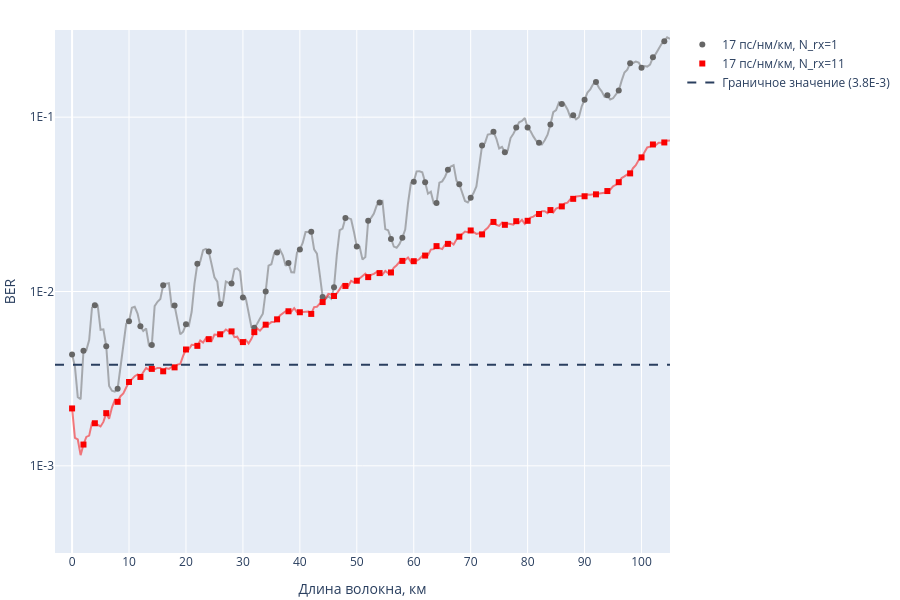

Notebook source saved alongside this figure:
### Code cell
figure = go.Figure(layout=go.Layout(
    xaxis={
        "title": "Длина волокна, км",
        "tickmode": "array",
        "tickvals": [0.0, 10.0, 20.0, 30.0, 40.0, 50.0, 60.0, 70.0, 80.0, 90.0, 100.0, 100.0, 110.0]
    },
    yaxis={
        "title": "BER",
        "type": "log",
        "tickmode": "array",
        "tickvals": [1e-7, 1e-6, 1e-5, 1e-4, 1e-3, 1e-2, 1e-1, 1.0],
        "ticktext": ["1E-7", "1E-6", "1E-5", "1E-4", "1E-3", "1E-2", "1E-1", "1E0"]
    }
))

markers = ["circle", "square", "diamond", "cross", "x"]
colors = ["#666", "rgb(250, 0, 0)", "rgb(20, 180, 20)", "rgb(70, 70, 230)", "rgb(250, 100, 0)"]

for color, marker, (name, ber_result) in zip(colors, markers, ber_results.items()):
    smoothed = tf.math.reduce_mean(tf.signal.frame(ber_result["ber"], 6, 1, pad_end=True, pad_value=ber_result["ber"][-1]), axis=-1)
    
    figure.add_trace(
        go.Scatter(
            x=ber_result["length"][::1],
            y=smoothed[::1],
            name=name,
            mode="lines",
            line={"color": color},
            opacity=0.5,
            showlegend=False
        )
    )

    figure.add_trace(
        go.Scatter(
            x=ber_result["length"][::4],
            y=smoothed[::4],
            name=name,
            mode="markers",
            marker=dict(size=6, symbol=marker),
            line={"color": color}
        )
    )

figure.add_hline(3.8e-3, line_dash="dash", name="Граничное значение (3.8E-3)", showlegend=True)
figure.update_layout(
    autosize=True,
    height=600,
    width=900,
    margin=dict(t=30, b=30, l=10, r=5),
    xaxis_range=[-3.0, 105.0],
    yaxis_range=[-3.5, -0.5]
)

figure.show()

### Figure 1 — Plotly figure (JSON) as saved in the notebook; plotly's stock layout.template omitted (floating-point values rounded to 4 significant figures; data arrays with more than 128 entries replaced by an {"elided": "..."} marker saying what was removed)
{"data": [{"line": {"color": "#666"}, "mode": "lines", "name": "17 пс/нм/км, N_rx=1", "opacity": 0.5, "showlegend": false, "type": "scatter", "x": {"elided": "211 float values"}, "y": {"elided": "211 float values"}}, {"line": {"color": "#666"}, "marker": {"size": 6, "symbol": "circle"}, "mode": "markers", "name": "17 пс/нм/км, N_rx=1", "type": "scatter", "x": [0, 2, 4, 6, 8, 10, 12, 14, 16, 18, 20, 22, 24, 26, 28, 30, 32, 34, 36, 38, 40, 42, 44, 46, 48, 50, 52, 54, 56, 58, 60, 62, 64, 66, 68, 70, 72, 74, 76, 78, 80, 82, 84, 86, 88, 90, 92, 94, 96, 98, 100, 102, 104], "y": [0.004358, 0.004571, 0.008346, 0.004854, 0.002768, 0.006753, 0.00631, 0.004928, 0.01087, 0.008303, 0.006483, 0.01441, 0.01695, 0.008473, 0.01112, 0.009226, 0.006197, 0.009993, 0.01676, 0.01458, 0.01742, 0.02203, 0.009312, 0.01059, 0.02644, 0.01809, 0.0255, 0.03234, 0.02001, 0.02036, 0.04257, 0.04239, 0.03224, 0.04991, 0.04125, 0.0345, 0.06868, 0.08247, 0.06284, 0.08729, 0.0871, 0.07126, 0.09086, 0.1191, 0.1026, 0.1258, 0.159, 0.1334, 0.142, 0.204, 0.1923, 0.2206, 0.2724]}, {"line": {"color": "rgb(250, 0, 0)"}, "mode": "lines", "name": "17 пс/нм/км, N_rx=11", "opacity": 0.5, "showlegend": false, "type": "scatter", "x": {"elided": "211 float values"}, "y": {"elided": "211 float values"}}, {"line": {"color": "rgb(250, 0, 0)"}, "marker": {"size": 6, "symbol": "square"}, "mode": "markers", "name": "17 пс/нм/км, N_rx=11", "type": "scatter", "x": [0, 2, 4, 6, 8, 10, 12, 14, 16, 18, 20, 22, 24, 26, 28, 30, 32, 34, 36, 38, 40, 42, 44, 46, 48, 50, 52, 54, 56, 58, 60, 62, 64, 66, 68, 70, 72, 74, 76, 78, 80, 82, 84, 86, 88, 90, 92, 94, 96, 98, 100, 102, 104], "y": [0.002134, 0.001325, 0.001755, 0.002005, 0.002329, 0.003027, 0.003235, 0.003598, 0.003485, 0.003672, 0.004649, 0.004878, 0.005329, 0.005683, 0.005904, 0.005126, 0.005846, 0.006451, 0.006923, 0.007702, 0.007603, 0.007438, 0.008698, 0.00942, 0.01076, 0.01153, 0.01209, 0.01275, 0.01286, 0.01498, 0.01492, 0.01607, 0.01821, 0.01876, 0.02063, 0.02239, 0.02126, 0.02506, 0.02413, 0.02531, 0.02544, 0.02783, 0.02932, 0.03077, 0.034, 0.03518, 0.03608, 0.03769, 0.04236, 0.04759, 0.05878, 0.06972, 0.07161]}], "layout": {"autosize": true, "height": 600, "margin": {"b": 30, "l": 10, "r": 5, "t": 30}, "shapes": [{"line": {"dash": "dash"}, "name": "Граничное значение (3.8E-3)", "showlegend": true, "type": "line", "x0": 0, "x1": 1, "xref": "x domain", "y0": 0.0038, "y1": 0.0038, "yref": "y"}], "width": 900, "xaxis": {"range": [-3, 105], "tickmode": "array", "tickvals": [0, 10, 20, 30, 40, 50, 60, 70, 80, 90, 100, 100, 110], "title": {"text": "Длина волокна, км"}, "type": "linear"}, "yaxis": {"range": [-3.5, -0.5], "tickmode": "array", "ticktext": ["1E-7", "1E-6", "1E-5", "1E-4", "1E-3", "1E-2", "1E-1", "1E0"], "tickvals": [1e-07, 1e-06, 1e-05, 0.0001, 0.001, 0.01, 0.1, 1], "title": {"text": "BER"}, "type": "log"}}}
